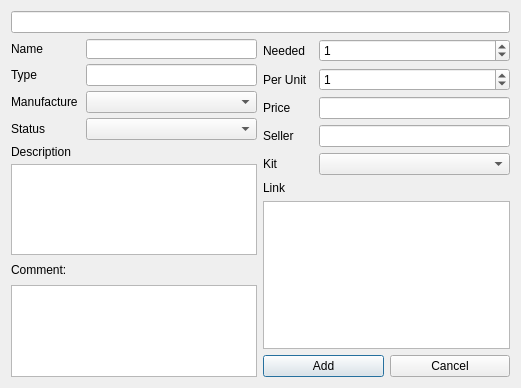
<?xml version="1.0" encoding="UTF-8"?>
<ui version="4.0">
 <class>uiComponentsEditor</class>
 <widget class="QWidget" name="uiComponentsEditor">
  <property name="geometry">
   <rect>
    <x>0</x>
    <y>0</y>
    <width>521</width>
    <height>388</height>
   </rect>
  </property>
  <property name="windowTitle">
   <string>Components Editor</string>
  </property>
  <layout class="QVBoxLayout" name="verticalLayout_3">
   <item>
    <widget class="QLineEdit" name="uiNumberID">
     <property name="minimumSize">
      <size>
       <width>80</width>
       <height>0</height>
      </size>
     </property>
     <property name="alignment">
      <set>Qt::AlignCenter</set>
     </property>
     <property name="readOnly">
      <bool>true</bool>
     </property>
    </widget>
   </item>
   <item>
    <layout class="QHBoxLayout" name="horizontalLayout">
     <item>
      <widget class="QWidget" name="widget" native="true">
       <layout class="QVBoxLayout" name="verticalLayout">
        <property name="spacing">
         <number>5</number>
        </property>
        <property name="leftMargin">
         <number>0</number>
        </property>
        <property name="topMargin">
         <number>0</number>
        </property>
        <property name="rightMargin">
         <number>0</number>
        </property>
        <property name="bottomMargin">
         <number>0</number>
        </property>
        <item>
         <widget class="QWidget" name="widget" native="true">
          <layout class="QFormLayout" name="formLayout">
           <property name="horizontalSpacing">
            <number>5</number>
           </property>
           <property name="verticalSpacing">
            <number>5</number>
           </property>
           <property name="leftMargin">
            <number>0</number>
           </property>
           <property name="topMargin">
            <number>0</number>
           </property>
           <property name="rightMargin">
            <number>0</number>
           </property>
           <property name="bottomMargin">
            <number>0</number>
           </property>
           <item row="0" column="0">
            <widget class="QLabel" name="uiNameLabel">
             <property name="minimumSize">
              <size>
               <width>50</width>
               <height>20</height>
              </size>
             </property>
             <property name="text">
              <string>Name</string>
             </property>
            </widget>
           </item>
           <item row="0" column="1">
            <widget class="QLineEdit" name="uiName">
             <property name="minimumSize">
              <size>
               <width>170</width>
               <height>20</height>
              </size>
             </property>
            </widget>
           </item>
           <item row="1" column="0">
            <widget class="QLabel" name="uiTypeLabel">
             <property name="minimumSize">
              <size>
               <width>70</width>
               <height>20</height>
              </size>
             </property>
             <property name="text">
              <string>Type</string>
             </property>
             <property name="alignment">
              <set>Qt::AlignLeading|Qt::AlignLeft|Qt::AlignVCenter</set>
             </property>
            </widget>
           </item>
           <item row="2" column="0">
            <widget class="QLabel" name="uiManufactureLabel">
             <property name="minimumSize">
              <size>
               <width>70</width>
               <height>20</height>
              </size>
             </property>
             <property name="text">
              <string>Manufacture</string>
             </property>
             <property name="alignment">
              <set>Qt::AlignLeading|Qt::AlignLeft|Qt::AlignVCenter</set>
             </property>
            </widget>
           </item>
           <item row="2" column="1">
            <widget class="QComboBox" name="uiManufacture">
             <property name="editable">
              <bool>false</bool>
             </property>
            </widget>
           </item>
           <item row="3" column="0">
            <widget class="QLabel" name="uiStatusLabel">
             <property name="minimumSize">
              <size>
               <width>70</width>
               <height>20</height>
              </size>
             </property>
             <property name="text">
              <string>Status</string>
             </property>
             <property name="alignment">
              <set>Qt::AlignLeading|Qt::AlignLeft|Qt::AlignVCenter</set>
             </property>
            </widget>
           </item>
           <item row="3" column="1">
            <widget class="QComboBox" name="uiStatus">
             <property name="editable">
              <bool>false</bool>
             </property>
            </widget>
           </item>
           <item row="1" column="1">
            <widget class="QLineEdit" name="uiType">
             <property name="readOnly">
              <bool>true</bool>
             </property>
            </widget>
           </item>
          </layout>
         </widget>
        </item>
        <item>
         <widget class="QLabel" name="uiDescriptionLabel">
          <property name="text">
           <string>Description</string>
          </property>
         </widget>
        </item>
        <item>
         <widget class="QPlainTextEdit" name="uiDescription">
          <property name="sizePolicy">
           <sizepolicy hsizetype="Preferred" vsizetype="Preferred">
            <horstretch>0</horstretch>
            <verstretch>0</verstretch>
           </sizepolicy>
          </property>
          <property name="minimumSize">
           <size>
            <width>0</width>
            <height>50</height>
           </size>
          </property>
         </widget>
        </item>
        <item>
         <widget class="QLabel" name="uiCommentLabel">
          <property name="minimumSize">
           <size>
            <width>50</width>
            <height>20</height>
           </size>
          </property>
          <property name="text">
           <string>Comment:</string>
          </property>
         </widget>
        </item>
        <item>
         <widget class="QPlainTextEdit" name="uiComment">
          <property name="sizePolicy">
           <sizepolicy hsizetype="Preferred" vsizetype="Preferred">
            <horstretch>0</horstretch>
            <verstretch>0</verstretch>
           </sizepolicy>
          </property>
          <property name="minimumSize">
           <size>
            <width>0</width>
            <height>50</height>
           </size>
          </property>
         </widget>
        </item>
       </layout>
      </widget>
     </item>
     <item>
      <layout class="QVBoxLayout" name="verticalLayout_2">
       <item>
        <layout class="QFormLayout" name="uiQuantityAndPriceContainer_2">
         <item row="0" column="0">
          <widget class="QLabel" name="uiQuantityNeededLabel">
           <property name="text">
            <string>Needed</string>
           </property>
          </widget>
         </item>
         <item row="0" column="1">
          <widget class="QSpinBox" name="uiQuantityNeeded">
           <property name="value">
            <number>1</number>
           </property>
          </widget>
         </item>
         <item row="1" column="0">
          <widget class="QLabel" name="uiQuantityUnitLabel">
           <property name="text">
            <string>Per Unit</string>
           </property>
          </widget>
         </item>
         <item row="1" column="1">
          <widget class="QSpinBox" name="uiQuantityUnit">
           <property name="value">
            <number>1</number>
           </property>
          </widget>
         </item>
         <item row="2" column="0">
          <widget class="QLabel" name="uiPriceUnitLabel">
           <property name="text">
            <string>Price</string>
           </property>
          </widget>
         </item>
         <item row="2" column="1">
          <widget class="QLineEdit" name="uiPriceUnit"/>
         </item>
         <item row="3" column="0">
          <widget class="QLabel" name="uiSellerLabel">
           <property name="minimumSize">
            <size>
             <width>50</width>
             <height>20</height>
            </size>
           </property>
           <property name="text">
            <string>Seller</string>
           </property>
          </widget>
         </item>
         <item row="3" column="1">
          <widget class="QLineEdit" name="uiSeller"/>
         </item>
         <item row="4" column="0">
          <widget class="QLabel" name="uiKitLabel">
           <property name="text">
            <string>Kit</string>
           </property>
          </widget>
         </item>
         <item row="4" column="1">
          <widget class="QComboBox" name="uiKit"/>
         </item>
        </layout>
       </item>
       <item>
        <widget class="QLabel" name="uiLinkLabel">
         <property name="text">
          <string>Link</string>
         </property>
        </widget>
       </item>
       <item>
        <widget class="QPlainTextEdit" name="uiLink">
         <property name="sizePolicy">
          <sizepolicy hsizetype="Preferred" vsizetype="Preferred">
           <horstretch>0</horstretch>
           <verstretch>0</verstretch>
          </sizepolicy>
         </property>
         <property name="minimumSize">
          <size>
           <width>0</width>
           <height>50</height>
          </size>
         </property>
        </widget>
       </item>
       <item>
        <layout class="QHBoxLayout" name="uiExitButtonsContainer">
         <item>
          <widget class="QPushButton" name="uiSubmitButton">
           <property name="text">
            <string>Add</string>
           </property>
           <property name="shortcut">
            <string>Return</string>
           </property>
           <property name="autoDefault">
            <bool>false</bool>
           </property>
           <property name="default">
            <bool>true</bool>
           </property>
          </widget>
         </item>
         <item>
          <widget class="QPushButton" name="uiCancelButton">
           <property name="text">
            <string>Cancel</string>
           </property>
           <property name="shortcut">
            <string>Esc</string>
           </property>
          </widget>
         </item>
        </layout>
       </item>
      </layout>
     </item>
    </layout>
   </item>
  </layout>
 </widget>
 <resources/>
 <connections/>
</ui>
